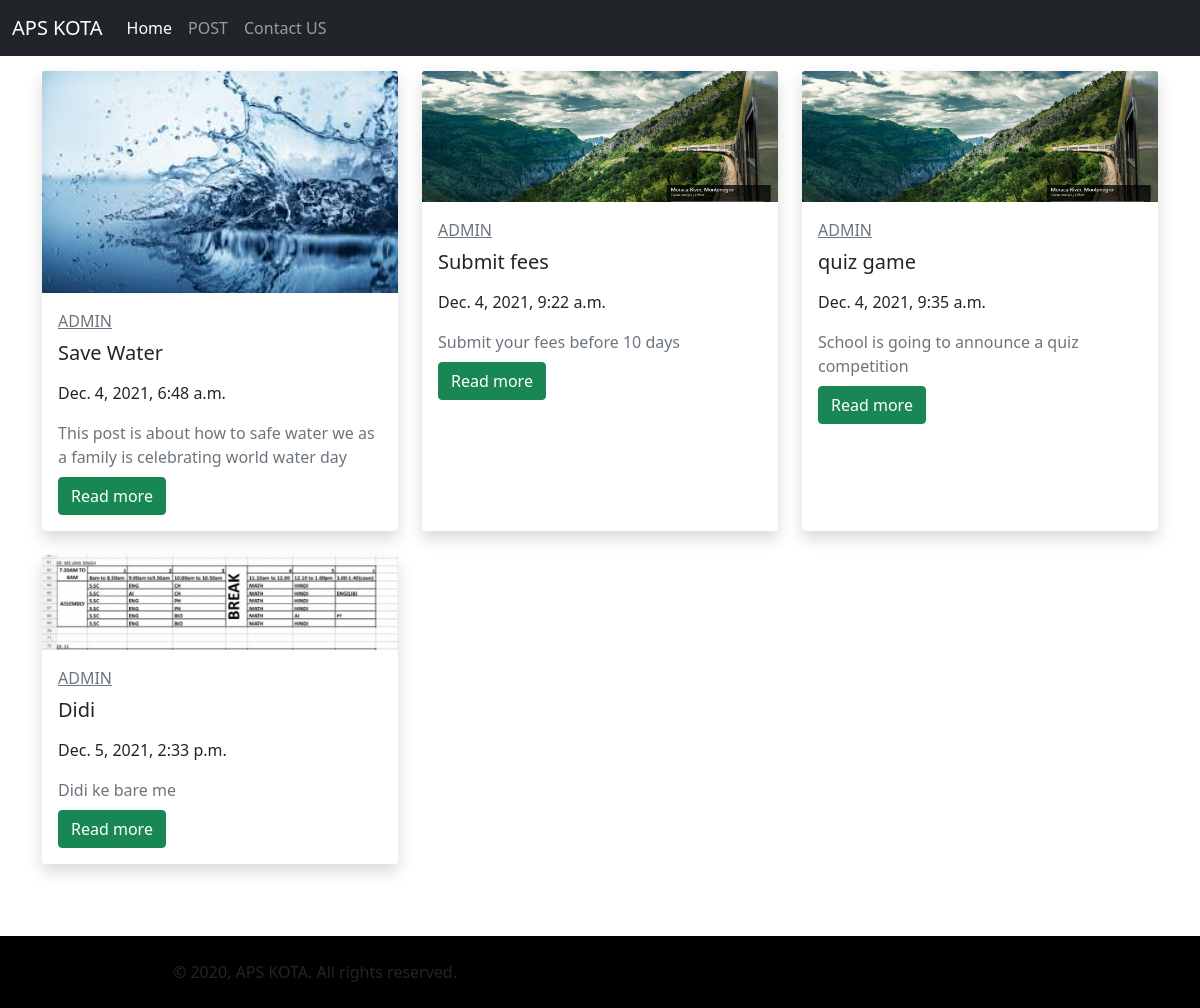
The app's page /post, older data.
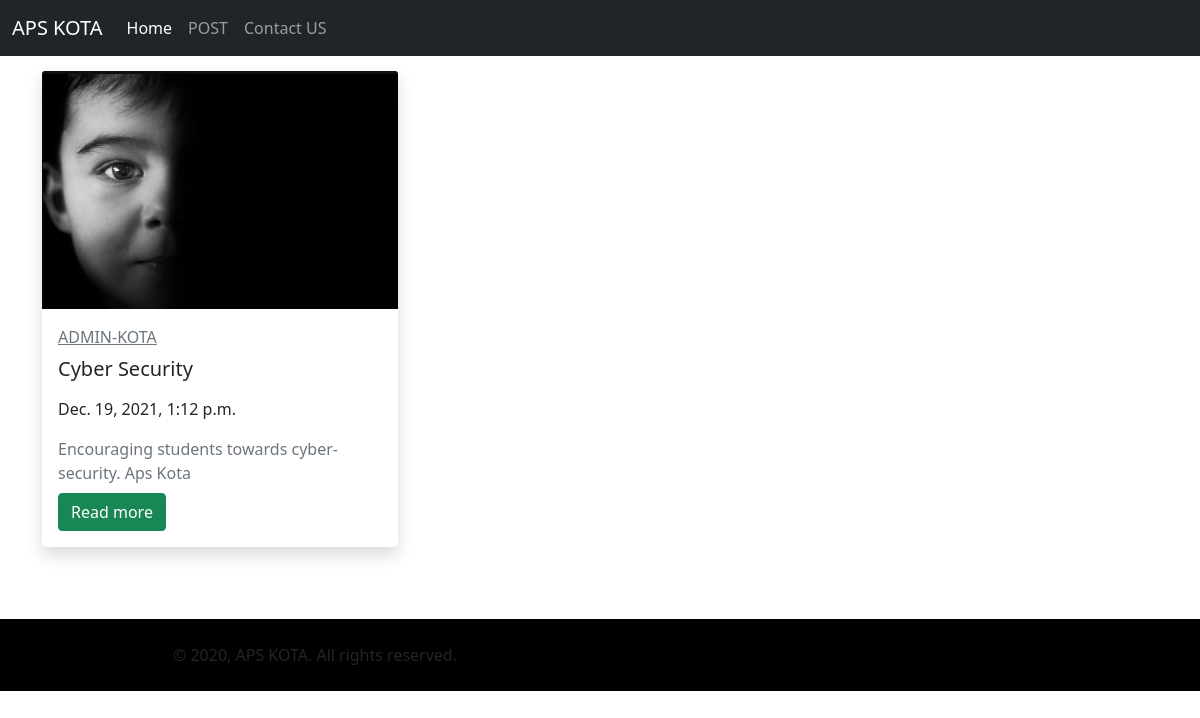
The same page, newer data.
### apsKota_web/models.py (models this page shows, shortened)
class Post(models.Model):
    title = models.CharField(max_length=1000)
    intro=  models.TextField()
    content = FroalaField()
    slug = models.SlugField(max_length=1000, null=True, blank=True)
    user = models.ForeignKey(User, blank=True, null=True, on_delete=models.CASCADE)
    image = models.ImageField(upload_to="blog", blank=True, null=True)
    created_at= models.DateTimeField(auto_now_add = True)
    upload_to = models.DateTimeField(auto_now=True)

### apsKota_web/views.py (the view)
# urls.py: path("post", views.post, name="post"),
def post(request):
    post = Post.objects.all()
    return render(request, "post.html", {'posts': post})

### apsKota_web/templates/post.html (shortened to what this page needs)
{% extends "base.html" %}
{% block start %}
<section class="py-6">
    <div class="container">
      <div class="row mb-5">
        {% for post in posts%}
        <div class="col-lg-4 col-sm-6 mb-4 hover-animate">
          <div class="card shadow border-0 h-100"><a href="post.html"><img class="img-fluid card-img-top" src="/media/{{post.image}}" alt="..."/></a>
            <div class="card-body"><a class="text-uppercase text-muted text-sm letter-spacing-2" href="#">{{post.user.username}}</a>
              <h5 class="my-2"><a class="text-dark" href="post.html"></a>{{post.title}}</h5>
              <p class="text-gray-500 text-sm my-3">{{post.created_at}}</p>
              <p class="my-2 text-muted text-sm">{{post.intro}}</p><a class="btn btn-success" href="{% url 'post_detail' post.slug %}">Read more</a>
            </div>
          </div>
        </div>
        {% endfor %}
    </div>
    </div>
</section>
{% endblock %}

### apsKota_web/templates/base.html (shortened to what this page needs)
<!DOCTYPE html>
<html lang="en">
<head>
    <link
      href="https://cdn.jsdelivr.net/npm/bootstrap@5.1.3/dist/css/bootstrap.min.css"
      rel="stylesheet"
    />
</head>
<body>
    <div class="conatiner">
        <nav class="navbar navbar-expand-lg navbar-dark bg-dark">
            <div class="container-fluid">
              <a class="navbar-brand" href="/">APS KOTA</a>
              <div class="collapse navbar-collapse" id="navbarText">
                <ul class="navbar-nav me-auto mb-2 mb-lg-0">
                  <li class="nav-item">
                    <a class="nav-link active" aria-current="page" href="/">Home</a>
                  </li>
                  <li class="nav-item">
                    <a class="nav-link" href="\post">POST</a>
                  </li>
                  <li class="nav-item">
                    <a class="nav-link" href="#">Contact US</a>
                  </li>
                </ul>
              </div>
            </div>
          </nav>
    </div>
    {% block start %}
    {% endblock %}
    <footer class="position-relative z-index-10 d-print-none bg-black">
      <div class="py-4 font-weight-light bg-gray-800 text-gray-300">
        <div class="container">
          <div class="row align-items-center">
            <div class="col-md-6 text-center text-md-left">
              <p class="text-sm mb-md-0">&copy; 2020, APS KOTA.  All rights reserved.</p>
            </div>
          </div>
        </div>
      </div>
    </footer>
  </body>
</html>

### apsKota_web/templates/post.html (style rules this page uses)
section { margin-top: 15px; }

Row changes from the older to the newer data that the page shows:
removed Post: image (picture), user.username "ADMIN", title "Save Water", created_at "Dec. 4, 2021, 6:48 a.m.", intro "This post is about how to safe water we as a family is celebrating world water day"
removed Post: image (picture), user.username "ADMIN", title "Submit fees", created_at "Dec. 4, 2021, 9:22 a.m.", intro "Submit your fees before 10 days"
removed Post: image (picture), user.username "ADMIN", title "quiz game", created_at "Dec. 4, 2021, 9:35 a.m.", intro "School is going to announce a quiz competition"
removed Post: image (picture), user.username "ADMIN", title "Didi", created_at "Dec. 5, 2021, 2:33 p.m.", intro "Didi ke bare me"
added Post: image (picture), user.username "ADMIN-KOTA", title "Cyber Security", created_at "Dec. 19, 2021, 1:12 p.m.", intro "Encouraging students towards cyber-security. Aps Kota"
